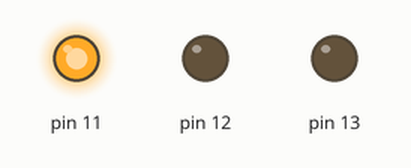
A sketch run on a simulated Arduino Uno, built with avr-gcc and run on an emulated ATmega328P. Parts: output pins drawn as LEDs (lit = HIGH). The RemoteXY app is connected.

Above: at 0.5 s.
At 2.5 s:
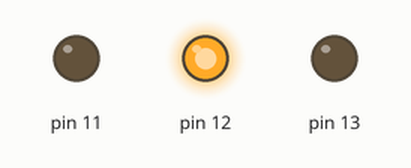
At 4.5 s:
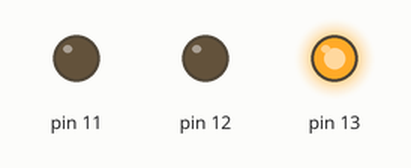
At 5.5 s:
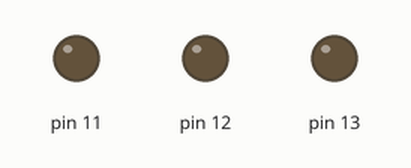
Timing chart, 0 to 7.8 s (numbered marks = the images above):
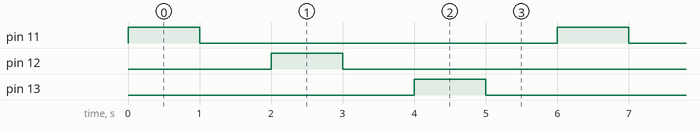

Measured:
- by itself, pin 11–13: alternates HIGH for 1.0 s and LOW for 5.0 s
- by itself, everything shown: repeats every 6.0 s, in 6 steps

The sketch:

LDR.ino
```cpp
// (licence header left out)
//////////////////////////////////////////////
//        RemoteXY include library          //
//////////////////////////////////////////////

// you can enable debug logging to Serial at 115200
//#define REMOTEXY__DEBUGLOG

// RemoteXY select connection mode and include library
#define REMOTEXY_MODE__ESP8266_HARDSERIAL_POINT


// RemoteXY connection settings
#define REMOTEXY_SERIAL Serial
#define REMOTEXY_SERIAL_SPEED 9600
#define REMOTEXY_WIFI_SSID "RemoteXY"
#define REMOTEXY_WIFI_PASSWORD "12345678"
#define REMOTEXY_SERVER_PORT 6377
#define REMOTEXY_ACCESS_PASSWORD "123456"


#include <RemoteXY.h>

// RemoteXY GUI configuration
#pragma pack(push, 1)
uint8_t RemoteXY_CONF[] =   // 70 bytes
  { 255,3,0,0,0,63,0,17,0,0,0,31,1,106,200,1,1,3,0,2,
  26,28,44,22,1,2,26,31,31,79,78,0,79,70,70,0,2,25,75,44,
  22,1,2,26,31,31,79,78,0,79,70,70,0,2,24,122,44,22,1,2,
  26,31,31,79,78,0,79,70,70,0 };

// this structure defines all the variables and events of your control interface
struct {

    // input variables
  uint8_t switch_01; // =1 if switch ON and =0 if OFF
  uint8_t switch_02; // =1 if switch ON and =0 if OFF
  uint8_t switch_03; // =1 if switch ON and =0 if OFF

    // other variable
  uint8_t connect_flag;  // =1 if wire connected, else =0

} RemoteXY;
#pragma pack(pop)

/////////////////////////////////////////////
//           END RemoteXY include          //
/////////////////////////////////////////////


void setup()
{
  RemoteXY_Init ();
  pinMode(11,OUTPUT) ;
  pinMode(12,OUTPUT);
  pinMode(13,OUTPUT);
}

void loop()
{
  RemoteXY_Handler ();

digitalWrite(11,HIGH);
delay(1000);
 digitalWrite(11,LOW);
delay(1000);
digitalWrite(12,HIGH);
delay(1000);
digitalWrite(12,LOW);
delay(1000);
digitalWrite(13,HIGH);
delay(1000);
digitalWrite(13,LOW);
delay(1000);

}
```
